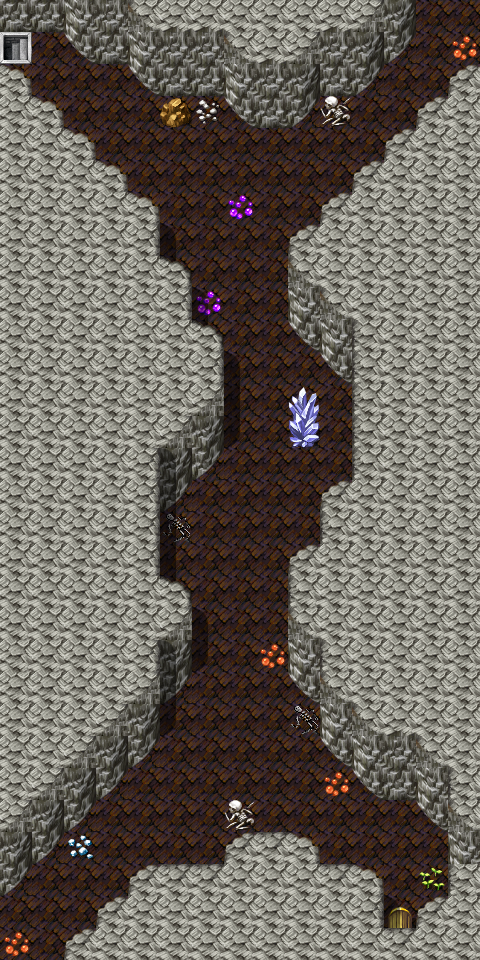

A level layout from a 2D game, rendered from its tile map. Below: a short description, then the map file with tile-grid data replaced by summaries:
An orthogonal 15x30 tile map with 32x32 px tiles, 3 tile layers (Ground, Objects, Above), 12 hidden layers not drawn, 62 tilesets and 29 objects (11x replace, 10x script, 4x mapchange, 3x spawn, container).

<map version="1.5" tiledversion="1.7.2" orientation="orthogonal" renderorder="right-down" width="15" height="30" tilewidth="32" tileheight="32" infinite="0" nextlayerid="20" nextobjectid="67">
 <tileset firstgid="1" name="map_bed_1" tilewidth="32" tileheight="32" tilecount="128" columns="16">
  <image source="../drawable/map_bed_1.png" width="512" height="256" />
 </tileset>
 <tileset firstgid="129" name="map_border_1" tilewidth="32" tileheight="32" tilecount="128" columns="16">
  <image source="../drawable/map_border_1.png" width="512" height="256" />
 </tileset>
 <tileset firstgid="257" name="map_bridge_1" tilewidth="32" tileheight="32" tilecount="128" columns="16">
  <image source="../drawable/map_bridge_1.png" width="512" height="256" />
 </tileset>
 <tileset firstgid="385" name="map_bridge_2" tilewidth="32" tileheight="32" tilecount="128" columns="16">
  <image source="../drawable/map_bridge_2.png" width="512" height="256" />
 </tileset>
 <tileset firstgid="513" name="map_broken_1" tilewidth="32" tileheight="32" tilecount="128" columns="16">
  <image source="../drawable/map_broken_1.png" width="512" height="256" />
 </tileset>
 <tileset firstgid="641" name="map_cavewall_1" tilewidth="32" tileheight="32" tilecount="108" columns="18">
  <image source="../drawable/map_cavewall_1.png" width="576" height="192" />
 </tileset>
 <tileset firstgid="749" name="map_cavewall_2" tilewidth="32" tileheight="32" tilecount="108" columns="18">
  <image source="../drawable/map_cavewall_2.png" width="576" height="192" />
 </tileset>
 <tileset firstgid="857" name="map_cavewall_3" tilewidth="32" tileheight="32" tilecount="108" columns="18">
  <image source="../drawable/map_cavewall_3.png" width="576" height="192" />
 </tileset>
 <tileset firstgid="965" name="map_cavewall_4" tilewidth="32" tileheight="32" tilecount="108" columns="18">
  <image source="../drawable/map_cavewall_4.png" width="576" height="192" />
 </tileset>
 <tileset firstgid="1073" name="map_chair_table_1" tilewidth="32" tileheight="32" tilecount="128" columns="16">
  <image source="../drawable/map_chair_table_1.png" width="512" height="256" />
 </tileset>
 <tileset firstgid="1201" name="map_chair_table_2" tilewidth="32" tileheight="32" tilecount="128" columns="16">
  <image source="../drawable/map_chair_table_2.png" width="512" height="256" />
 </tileset>
 <tileset firstgid="1329" name="map_crate_1" tilewidth="32" tileheight="32" tilecount="128" columns="16">
  <image source="../drawable/map_crate_1.png" width="512" height="256" />
 </tileset>
 <tileset firstgid="1457" name="map_cupboard_1" tilewidth="32" tileheight="32" tilecount="128" columns="16">
  <image source="../drawable/map_cupboard_1.png" width="512" height="256" />
 </tileset>
 <tileset firstgid="1585" name="map_curtain_1" tilewidth="32" tileheight="32" tilecount="128" columns="16">
  <image source="../drawable/map_curtain_1.png" width="512" height="256" />
 </tileset>
 <tileset firstgid="1713" name="map_entrance_1" tilewidth="32" tileheight="32" tilecount="128" columns="16">
  <image source="../drawable/map_entrance_1.png" width="512" height="256" />
 </tileset>
 <tileset firstgid="1841" name="map_entrance_2" tilewidth="32" tileheight="32" tilecount="128" columns="16">
  <image source="../drawable/map_entrance_2.png" width="512" height="256" />
 </tileset>
 <tileset firstgid="1969" name="map_fence_1" tilewidth="32" tileheight="32" tilecount="128" columns="16">
  <image source="../drawable/map_fence_1.png" width="512" height="256" />
 </tileset>
 <tileset firstgid="2097" name="map_fence_2" tilewidth="32" tileheight="32" tilecount="128" columns="16">
  <image source="../drawable/map_fence_2.png" width="512" height="256" />
 </tileset>
 <tileset firstgid="2225" name="map_fence_3" tilewidth="32" tileheight="32" tilecount="128" columns="16">
  <image source="../drawable/map_fence_3.png" width="512" height="256" />
 </tileset>
 <tileset firstgid="2353" name="map_fence_4" tilewidth="32" tileheight="32" tilecount="128" columns="16">
  <image source="../drawable/map_fence_4.png" width="512" height="256" />
 </tileset>
 <tileset firstgid="2481" name="map_ground_1" tilewidth="32" tileheight="32" tilecount="128" columns="16">
  <image source="../drawable/map_ground_1.png" width="512" height="256" />
 </tileset>
 <tileset firstgid="2609" name="map_ground_2" tilewidth="32" tileheight="32" tilecount="128" columns="16">
  <image source="../drawable/map_ground_2.png" width="512" height="256" />
 </tileset>
 <tileset firstgid="2737" name="map_ground_3" tilewidth="32" tileheight="32" tilecount="128" columns="16">
  <image source="../drawable/map_ground_3.png" width="512" height="256" />
 </tileset>
 <tileset firstgid="2865" name="map_ground_4" tilewidth="32" tileheight="32" tilecount="128" columns="16">
  <image source="../drawable/map_ground_4.png" width="512" height="256" />
 </tileset>
 <tileset firstgid="2993" name="map_ground_5" tilewidth="32" tileheight="32" tilecount="128" columns="16">
  <image source="../drawable/map_ground_5.png" width="512" height="256" />
 </tileset>
 <tileset firstgid="3121" name="map_ground_6" tilewidth="32" tileheight="32" tilecount="128" columns="16">
  <image source="../drawable/map_ground_6.png" width="512" height="256" />
 </tileset>
 <tileset firstgid="3249" name="map_ground_7" tilewidth="32" tileheight="32" tilecount="128" columns="16">
  <image source="../drawable/map_ground_7.png" width="512" height="256" />
 </tileset>
 <tileset firstgid="3377" name="map_ground_8" tilewidth="32" tileheight="32" tilecount="128" columns="16">
  <image source="../drawable/map_ground_8.png" width="512" height="256" />
 </tileset>
 <tileset firstgid="3505" name="map_house_1" tilewidth="32" tileheight="32" tilecount="128" columns="16">
  <image source="../drawable/map_house_1.png" width="512" height="256" />
 </tileset>
 <tileset firstgid="3633" name="map_house_2" tilewidth="32" tileheight="32" tilecount="128" columns="16">
  <image source="../drawable/map_house_2.png" width="512" height="256" />
 </tileset>
 <tileset firstgid="3761" name="map_indoor_1" tilewidth="32" tileheight="32" tilecount="128" columns="16">
  <image source="../drawable/map_indoor_1.png" width="512" height="256" />
 </tileset>
 <tileset firstgid="3889" name="map_indoor_2" tilewidth="32" tileheight="32" tilecount="128" columns="16">
  <image source="../drawable/map_indoor_2.png" width="512" height="256" />
 </tileset>
 <tileset firstgid="4017" name="map_kitchen_1" tilewidth="32" tileheight="32" tilecount="128" columns="16">
  <image source="../drawable/map_kitchen_1.png" width="512" height="256" />
 </tileset>
 <tileset firstgid="4145" name="map_outdoor_1" tilewidth="32" tileheight="32" tilecount="128" columns="16">
  <image source="../drawable/map_outdoor_1.png" width="512" height="256" />
 </tileset>
 <tileset firstgid="4273" name="map_pillar_1" tilewidth="32" tileheight="32" tilecount="128" columns="16">
  <image source="../drawable/map_pillar_1.png" width="512" height="256" />
 </tileset>
 <tileset firstgid="4401" name="map_pillar_2" tilewidth="32" tileheight="32" tilecount="128" columns="16">
  <image source="../drawable/map_pillar_2.png" width="512" height="256" />
 </tileset>
 <tileset firstgid="4529" name="map_plant_1" tilewidth="32" tileheight="32" tilecount="128" columns="16">
  <image source="../drawable/map_plant_1.png" width="512" height="256" />
 </tileset>
 <tileset firstgid="4657" name="map_plant_2" tilewidth="32" tileheight="32" tilecount="128" columns="16">
  <image source="../drawable/map_plant_2.png" width="512" height="256" />
 </tileset>
 <tileset firstgid="4785" name="map_rock_1" tilewidth="32" tileheight="32" tilecount="128" columns="16">
  <image source="../drawable/map_rock_1.png" width="512" height="256" />
 </tileset>
 <tileset firstgid="4913" name="map_rock_2" tilewidth="32" tileheight="32" tilecount="128" columns="16">
  <image source="../drawable/map_rock_2.png" width="512" height="256" />
 </tileset>
 <tileset firstgid="5041" name="map_roof_1" tilewidth="32" tileheight="32" tilecount="128" columns="16">
  <image source="../drawable/map_roof_1.png" width="512" height="256" />
 </tileset>
 <tileset firstgid="5169" name="map_roof_2" tilewidth="32" tileheight="32" tilecount="128" columns="16">
  <image source="../drawable/map_roof_2.png" width="512" height="256" />
 </tileset>
 <tileset firstgid="5297" name="map_roof_3" tilewidth="32" tileheight="32" tilecount="128" columns="16">
  <image source="../drawable/map_roof_3.png" width="512" height="256" />
 </tileset>
 <tileset firstgid="5425" name="map_shop_1" tilewidth="32" tileheight="32" tilecount="128" columns="16">
  <image source="../drawable/map_shop_1.png" width="512" height="256" />
 </tileset>
 <tileset firstgid="5553" name="map_sign_ladder_1" tilewidth="32" tileheight="32" tilecount="128" columns="16">
  <image source="../drawable/map_sign_ladder_1.png" width="512" height="256" />
 </tileset>
 <tileset firstgid="5681" name="map_table_1" tilewidth="32" tileheight="32" tilecount="128" columns="16">
  <image source="../drawable/map_table_1.png" width="512" height="256" />
 </tileset>
 <tileset firstgid="5809" name="map_trail_1" tilewidth="32" tileheight="32" tilecount="128" columns="16">
  <image source="../drawable/map_trail_1.png" width="512" height="256" />
 </tileset>
 <tileset firstgid="5937" name="map_transition_1" tilewidth="32" tileheight="32" tilecount="128" columns="16">
  <image source="../drawable/map_transition_1.png" width="512" height="256" />
 </tileset>
 <tileset firstgid="6065" name="map_transition_2" tilewidth="32" tileheight="32" tilecount="128" columns="16">
  <image source="../drawable/map_transition_2.png" width="512" height="256" />
 </tileset>
 <tileset firstgid="6193" name="map_transition_3" tilewidth="32" tileheight="32" tilecount="128" columns="16">
  <image source="../drawable/map_transition_3.png" width="512" height="256" />
 </tileset>
 <tileset firstgid="6321" name="map_transition_4" tilewidth="32" tileheight="32" tilecount="128" columns="16">
  <image source="../drawable/map_transition_4.png" width="512" height="256" />
 </tileset>
 <tileset firstgid="6449" name="map_transition_5" tilewidth="32" tileheight="32" tilecount="128" columns="16">
  <image source="../drawable/map_transition_5.png" width="512" height="256" />
 </tileset>
 <tileset firstgid="6577" name="map_tree_1" tilewidth="32" tileheight="32" tilecount="128" columns="16">
  <image source="../drawable/map_tree_1.png" width="512" height="256" />
 </tileset>
 <tileset firstgid="6705" name="map_tree_2" tilewidth="32" tileheight="32" tilecount="128" columns="16">
  <image source="../drawable/map_tree_2.png" width="512" height="256" />
 </tileset>
 <tileset firstgid="6833" name="map_wall_1" tilewidth="32" tileheight="32" tilecount="128" columns="16">
  <image source="../drawable/map_wall_1.png" width="512" height="256" />
 </tileset>
 <tileset firstgid="6961" name="map_wall_2" tilewidth="32" tileheight="32" tilecount="120" columns="15">
  <image source="../drawable/map_wall_2.png" width="480" height="256" />
 </tileset>
 <tileset firstgid="7081" name="map_wall_3" tilewidth="32" tileheight="32" tilecount="120" columns="15">
  <image source="../drawable/map_wall_3.png" width="480" height="256" />
 </tileset>
 <tileset firstgid="7201" name="map_wall_4" tilewidth="32" tileheight="32" tilecount="120" columns="15">
  <image source="../drawable/map_wall_4.png" width="480" height="256" />
 </tileset>
 <tileset firstgid="7321" name="map_window_1" tilewidth="32" tileheight="32" tilecount="128" columns="16">
  <image source="../drawable/map_window_1.png" width="512" height="256" />
 </tileset>
 <tileset firstgid="7449" name="map_window_2" tilewidth="32" tileheight="32" tilecount="128" columns="16">
  <image source="../drawable/map_window_2.png" width="512" height="256" />
 </tileset>
 <tileset firstgid="7577" name="map_guynmart" tilewidth="32" tileheight="32" tilecount="128" columns="16">
  <image source="../drawable/map_guynmart.png" width="512" height="256" />
 </tileset>
 <tileset firstgid="7705" name="map_ratdom" tilewidth="32" tileheight="32" tilecount="108" columns="18">
  <image source="../drawable/map_ratdom.png" width="576" height="192" />
 </tileset>
 <layer id="1" name="Ground" width="15" height="30">
  <data>[450 cells, 449 non-empty, 17 distinct tile ids]</data>
 </layer>
 <layer id="2" name="Objects" width="15" height="30">
  <data>[450 cells, 18 non-empty, 11 distinct tile ids]</data>
 </layer>
 <layer id="3" name="Above" width="15" height="30">
  <data>[450 cells, 23 non-empty, 8 distinct tile ids]</data>
 </layer>
 <layer id="4" name="Top" width="15" height="30" visible="0">
  <data>[450 cells, 0 non-empty, 0 distinct tile ids]</data>
 </layer>
 <layer id="5" name="Walkable" width="15" height="30" visible="0">
  <data>[450 cells, 312 non-empty, 1 distinct tile ids]</data>
 </layer>
 <layer id="6" name="Light10" width="15" height="30" visible="0">
  <data>[450 cells, 450 non-empty, 1 distinct tile ids]</data>
 </layer>
 <layer id="7" name="Light1" width="15" height="30" visible="0">
  <data>[450 cells, 351 non-empty, 9 distinct tile ids]</data>
 </layer>
 <layer id="8" name="Light2" width="15" height="30" visible="0">
  <data>[450 cells, 361 non-empty, 8 distinct tile ids]</data>
 </layer>
 <layer id="9" name="Light3" width="15" height="30" visible="0">
  <data>[450 cells, 332 non-empty, 8 distinct tile ids]</data>
 </layer>
 <layer id="10" name="Light4" width="15" height="30" visible="0">
  <data>[450 cells, 330 non-empty, 8 distinct tile ids]</data>
 </layer>
 <layer id="11" name="Light5" width="15" height="30" visible="0">
  <data>[450 cells, 285 non-empty, 12 distinct tile ids]</data>
 </layer>
 <layer id="12" name="Light6" width="15" height="30" visible="0">
  <data>[450 cells, 238 non-empty, 12 distinct tile ids]</data>
 </layer>
 <layer id="13" name="Light7" width="15" height="30" visible="0">
  <data>[450 cells, 231 non-empty, 11 distinct tile ids]</data>
 </layer>
 <layer id="14" name="Light8" width="15" height="30" visible="0">
  <data>[450 cells, 0 non-empty, 0 distinct tile ids]</data>
 </layer>
 <layer id="15" name="Compass" width="15" height="30" visible="0">
  <data>[450 cells, 450 non-empty, 1 distinct tile ids]</data>
 </layer>
 <objectgroup id="16" name="Mapevents" visible="0">
  <object id="49" name="south2" type="mapchange" x="416" y="896" width="64" height="64">
   <properties>
    <property name="map" value="ratdom_maze_438" />
    <property name="place" value="north1" />
   </properties>
  </object>
  <object id="43" name="south1" type="mapchange" x="0" y="896" width="64" height="64">
   <properties>
    <property name="map" value="ratdom_maze_437" />
    <property name="place" value="north2" />
   </properties>
  </object>
  <object id="48" name="north2" type="mapchange" x="416" y="0" width="64" height="64">
   <properties>
    <property name="map" value="ratdom_maze_418" />
    <property name="place" value="south1" />
   </properties>
  </object>
  <object id="33" name="north1" type="mapchange" x="0" y="32" width="32" height="32">
   <properties>
    <property name="map" value="ratdom_maze_517" />
    <property name="place" value="south2" />
   </properties>
  </object>
  <object id="34" name="ratdom_maze_light1" type="script" x="0" y="0" width="128" height="192">
   <properties>
    <property name="when" value="always" />
   </properties>
  </object>
  <object id="35" name="ratdom_maze_light2" type="script" x="352" y="0" width="128" height="192">
   <properties>
    <property name="when" value="always" />
   </properties>
  </object>
  <object id="36" name="ratdom_maze_light3" type="script" x="0" y="736" width="128" height="224">
   <properties>
    <property name="when" value="always" />
   </properties>
  </object>
  <object id="37" name="ratdom_maze_light4" type="script" x="352" y="768" width="128" height="192">
   <properties>
    <property name="when" value="always" />
   </properties>
  </object>
  <object id="38" name="ratdom_maze_light5" type="script" x="128" y="96" width="224" height="192">
   <properties>
    <property name="when" value="always" />
   </properties>
  </object>
  <object id="39" name="ratdom_maze_light6" type="script" x="128" y="639" width="224" height="256">
   <properties>
    <property name="when" value="always" />
   </properties>
  </object>
  <object id="47" name="ratdom_maze_light7" type="script" x="160" y="288" width="192" height="352">
   <properties>
    <property name="when" value="always" />
   </properties>
  </object>
  <object id="58" name="ratdom_rat_conv1" type="script" x="224" y="320" width="64" height="32" />
  <object id="59" name="ratdom_rat_conv2" type="script" x="224" y="416" width="128" height="32" />
  <object id="60" name="ratdom_rat_conv3" type="script" x="192" y="608" width="96" height="32" />
  <object id="61" name="container_gold_3_10" type="container" x="384" y="896" width="32" height="32" />
 </objectgroup>
 <objectgroup id="17" name="Spawn" visible="0">
  <object id="50" name="ratdom_rat" type="spawn" x="224" y="0" width="32" height="32" />
  <object id="44" name="cavesnake2" type="spawn" x="160" y="288" width="192" height="416">
   <properties>
    <property name="quantity" value="2" />
    <property name="spawngroup" value="cavesnake2" />
   </properties>
  </object>
  <object id="46" name="ratdom_maze_rat" type="spawn" x="288" y="64" width="128" height="160">
   <properties>
    <property name="quantity" value="1" />
    <property name="spawngroup" value="ratdom_maze_rat" />
   </properties>
  </object>
 </objectgroup>
 <objectgroup id="18" name="keys" />
 <objectgroup id="19" name="Replace" visible="0">
  <object id="27" name="ratdom_maze:10" type="replace" x="0" y="0" width="480" height="960" visible="0">
   <properties>
    <property name="Top" value="Light10" />
    <property name="requireId" value="ratdom_maze" />
    <property name="requireType" value="questProgress" />
    <property name="requireValue" value="10" />
   </properties>
  </object>
  <object id="21" name="ratdom_maze:1" type="replace" x="0" y="0" width="480" height="960" visible="0">
   <properties>
    <property name="Top" value="Light1" />
    <property name="requireId" value="ratdom_maze" />
    <property name="requireType" value="questProgress" />
    <property name="requireValue" value="1" />
   </properties>
  </object>
  <object id="22" name="ratdom_maze:2" type="replace" x="0" y="0" width="480" height="960" visible="0">
   <properties>
    <property name="Top" value="Light2" />
    <property name="requireId" value="ratdom_maze" />
    <property name="requireType" value="questProgress" />
    <property name="requireValue" value="2" />
   </properties>
  </object>
  <object id="23" name="ratdom_maze:3" type="replace" x="0" y="0" width="480" height="960" visible="0">
   <properties>
    <property name="Top" value="Light3" />
    <property name="requireId" value="ratdom_maze" />
    <property name="requireType" value="questProgress" />
    <property name="requireValue" value="3" />
   </properties>
  </object>
  <object id="24" name="ratdom_maze:4" type="replace" x="0" y="0" width="480" height="960" visible="0">
   <properties>
    <property name="Top" value="Light4" />
    <property name="requireId" value="ratdom_maze" />
    <property name="requireType" value="questProgress" />
    <property name="requireValue" value="4" />
   </properties>
  </object>
  <object id="25" name="ratdom_maze:5" type="replace" x="0" y="0" width="480" height="960" visible="0">
   <properties>
    <property name="Top" value="Light5" />
    <property name="requireId" value="ratdom_maze" />
    <property name="requireType" value="questProgress" />
    <property name="requireValue" value="5" />
   </properties>
  </object>
  </objectgroup>
</map>
<!-- 5 of 29 objects omitted -->
